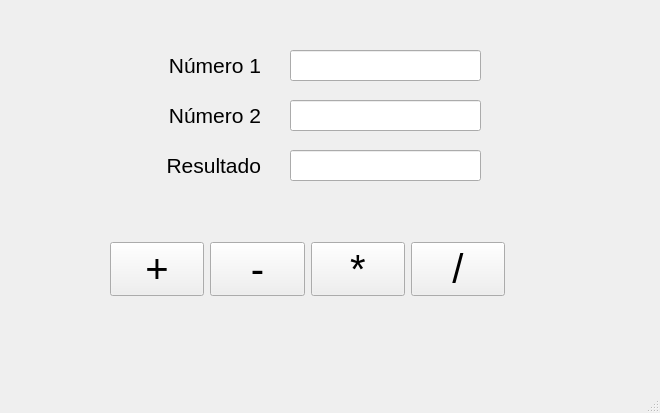
<?xml version="1.0" encoding="UTF-8"?>
<ui version="4.0">
 <class>MainWindow</class>
 <widget class="QMainWindow" name="MainWindow">
  <property name="geometry">
   <rect>
    <x>0</x>
    <y>0</y>
    <width>660</width>
    <height>413</height>
   </rect>
  </property>
  <property name="windowTitle">
   <string>Exercício Calculadora</string>
  </property>
  <widget class="QWidget" name="centralwidget">
   <widget class="QLabel" name="label">
    <property name="geometry">
     <rect>
      <x>90</x>
      <y>40</y>
      <width>171</width>
      <height>51</height>
     </rect>
    </property>
    <property name="text">
     <string>&lt;html&gt;&lt;head/&gt;&lt;body&gt;&lt;p align=&quot;right&quot;&gt;&lt;span style=&quot; font-size:16pt;&quot;&gt;Número 1&lt;/span&gt;&lt;/p&gt;&lt;/body&gt;&lt;/html&gt;</string>
    </property>
   </widget>
   <widget class="QLineEdit" name="txtNumero1">
    <property name="geometry">
     <rect>
      <x>290</x>
      <y>50</y>
      <width>191</width>
      <height>31</height>
     </rect>
    </property>
    <property name="font">
     <font>
      <pointsize>16</pointsize>
     </font>
    </property>
   </widget>
   <widget class="QLineEdit" name="txtNumero2">
    <property name="geometry">
     <rect>
      <x>290</x>
      <y>100</y>
      <width>191</width>
      <height>31</height>
     </rect>
    </property>
    <property name="font">
     <font>
      <pointsize>16</pointsize>
     </font>
    </property>
   </widget>
   <widget class="QLabel" name="label_2">
    <property name="geometry">
     <rect>
      <x>90</x>
      <y>90</y>
      <width>171</width>
      <height>51</height>
     </rect>
    </property>
    <property name="text">
     <string>&lt;html&gt;&lt;head/&gt;&lt;body&gt;&lt;p align=&quot;right&quot;&gt;&lt;span style=&quot; font-size:16pt;&quot;&gt;Número 2&lt;/span&gt;&lt;/p&gt;&lt;/body&gt;&lt;/html&gt;</string>
    </property>
   </widget>
   <widget class="QLineEdit" name="txtResultado">
    <property name="geometry">
     <rect>
      <x>290</x>
      <y>150</y>
      <width>191</width>
      <height>31</height>
     </rect>
    </property>
    <property name="font">
     <font>
      <pointsize>16</pointsize>
     </font>
    </property>
   </widget>
   <widget class="QLabel" name="label_3">
    <property name="geometry">
     <rect>
      <x>90</x>
      <y>140</y>
      <width>171</width>
      <height>51</height>
     </rect>
    </property>
    <property name="text">
     <string>&lt;html&gt;&lt;head/&gt;&lt;body&gt;&lt;p align=&quot;right&quot;&gt;&lt;span style=&quot; font-size:16pt;&quot;&gt;Resultado&lt;/span&gt;&lt;/p&gt;&lt;/body&gt;&lt;/html&gt;</string>
    </property>
   </widget>
   <widget class="QWidget" name="">
    <property name="geometry">
     <rect>
      <x>110</x>
      <y>230</y>
      <width>395</width>
      <height>78</height>
     </rect>
    </property>
    <layout class="QHBoxLayout" name="horizontalLayout">
     <item>
      <widget class="QPushButton" name="btnAdicao">
       <property name="font">
        <font>
         <pointsize>30</pointsize>
        </font>
       </property>
       <property name="layoutDirection">
        <enum>Qt::LeftToRight</enum>
       </property>
       <property name="text">
        <string>+</string>
       </property>
      </widget>
     </item>
     <item>
      <widget class="QPushButton" name="btnSubtracao">
       <property name="font">
        <font>
         <pointsize>30</pointsize>
        </font>
       </property>
       <property name="layoutDirection">
        <enum>Qt::LeftToRight</enum>
       </property>
       <property name="text">
        <string>-</string>
       </property>
      </widget>
     </item>
     <item>
      <widget class="QPushButton" name="btnMultiplicacao">
       <property name="font">
        <font>
         <pointsize>30</pointsize>
        </font>
       </property>
       <property name="layoutDirection">
        <enum>Qt::LeftToRight</enum>
       </property>
       <property name="text">
        <string>*</string>
       </property>
      </widget>
     </item>
     <item>
      <widget class="QPushButton" name="btnDivisao">
       <property name="font">
        <font>
         <pointsize>30</pointsize>
        </font>
       </property>
       <property name="layoutDirection">
        <enum>Qt::LeftToRight</enum>
       </property>
       <property name="text">
        <string>/</string>
       </property>
      </widget>
     </item>
    </layout>
   </widget>
  </widget>
  <widget class="QMenuBar" name="menubar">
   <property name="geometry">
    <rect>
     <x>0</x>
     <y>0</y>
     <width>660</width>
     <height>26</height>
    </rect>
   </property>
  </widget>
  <widget class="QStatusBar" name="statusbar"/>
 </widget>
 <resources/>
 <connections/>
</ui>
